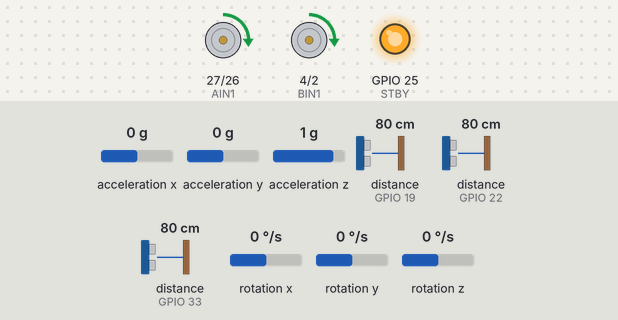
The program below on a simulated ESP32. Parts: motor-driver pin pairs drawn as motors (green arrow = first pin HIGH = forward, orange = second pin HIGH = backward, longer = more drive, scaled by the enable pin, stopped while the standby pin is LOW), output pins drawn as LEDs (lit = HIGH). The test bench sets the inputs (shaded band); at power-on: distance to the obstacle (sensors on GPIO 22, GPIO 19, GPIO 33) 80 cm, rotation z 0 °/s, acceleration x 0 g, acceleration y 0 g, acceleration z 1 g, rotation x 0 °/s, rotation y 0 °/s. The echo pulse lasts 58.3 µs per cm; nothing arrives over Bluetooth unless stated; what the program prints to the serial monitor is not drawn.

Above: at 2.3 s.
2.4 s: distance to the obstacle (sensor on GPIO 22) set to 22 cm
3.9 s: distance to the obstacle (sensor on GPIO 22) set to 17 cm
At 4.6 s:
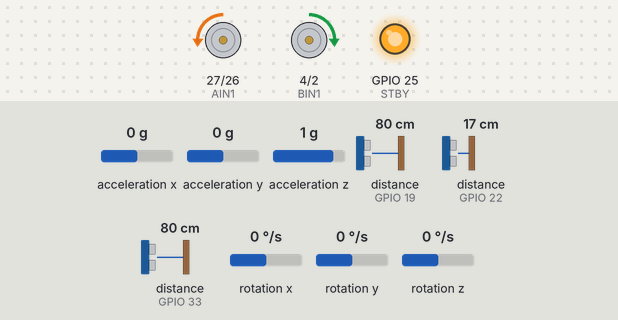
5.8 s: rotation z set to 15 °/s
10.6 s: rotation z set to 18 °/s
At 13.8 s:
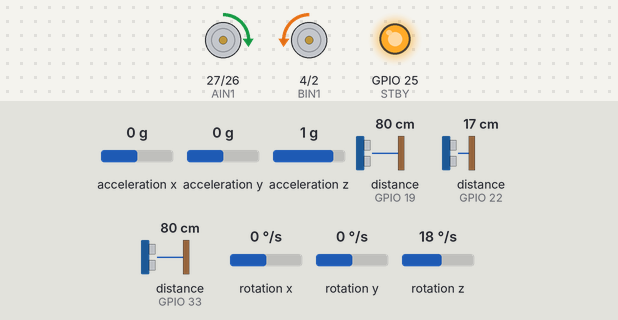
14.1 s: rotation z set to -19 °/s
18.9 s: rotation z set to -24 °/s
Timing chart, 0 to 22.0 s (numbered marks = the images above; inputs shaded):
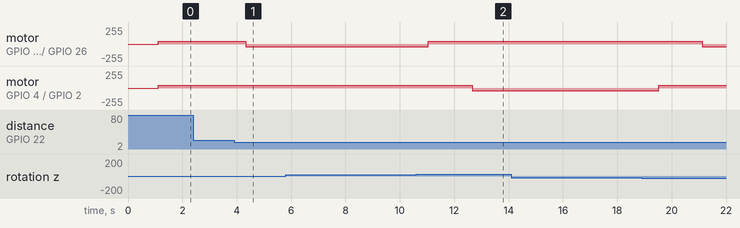

Measured:
- the behaviour switches between 20 and 19 cm on distance to the obstacle (sensor on GPIO 22) (found by bisection; images 0 and 1)
- the behaviour switches between 16 and 17 °/s on rotation z (found by bisection; images 1 and 2)
- after the input at 3.9 s, motor on GPIO 27 (AIN1) / GPIO 26 (AIN2): forward 40/255 → backward 40/255 after 0.44 s

The program:

main.cpp
```cpp
#include <Arduino.h>
#include <Wire.h>
#include <MPU6050.h>
#include <NewPing.h>
#include "BluetoothSerial.h"
#include <ArduinoJson.h>

// Bluetooth
BluetoothSerial serialBle;

// JSON Data
JsonDocument carData;

// Ultrasonic Sensor Pinout
#define TRIG_FRONT 23
#define ECHO_FRONT 22
#define TRIG_LEFT 32
#define ECHO_LEFT 33
#define TRIG_RIGHT 18
#define ECHO_RIGHT 19
#define MAX_DISTANCE 200

#define WALL_DISTANCE 20
#define CAR_SPEED 40
#define CAR_MOVE_DELAY 1600

NewPing sonarFront(TRIG_FRONT, ECHO_FRONT, MAX_DISTANCE);
NewPing sonarLeft(TRIG_LEFT, ECHO_LEFT, MAX_DISTANCE);
NewPing sonarRight(TRIG_RIGHT, ECHO_RIGHT, MAX_DISTANCE);

int frontDist, leftDist, rightDist;

MPU6050 mpu;

// Maze Setup
#define MAZE_SIZE 5
int goalX = 2, goalY = 1;
int startX = 0, startY = 4;

enum Direction {NORTH, EAST, SOUTH, WEST};
int dx[4] = {0, 1, 0, -1};
int dy[4] = {-1, 0, 1, 0};

// Maze wall data structure
struct Cell {
  bool walls[4] = {false, false, false, false}; // N, E, S, W
  bool visited = false;
};

Cell maze[MAZE_SIZE][MAZE_SIZE];


// Manhattan Matrix
int manhattan[MAZE_SIZE][MAZE_SIZE];

void generateManhattan() {
  for (int y = 0; y < MAZE_SIZE; y++) {
    for (int x = 0; x < MAZE_SIZE; x++) {
      manhattan[y][x] = abs(goalX - x) + abs(goalY - y);
    }
  }
}


// Sensor and wall mapping
Direction currentDir = NORTH;

Direction leftOf(Direction dir)  { return (Direction)((dir + 3) % 4); }
Direction rightOf(Direction dir) { return (Direction)((dir + 1) % 4); }
Direction backOf(Direction dir)  { return (Direction)((dir + 2) % 4); }


// Motor driver pins
int PWMA = 14, PWMB = 15;
int AIN1 = 27, AIN2 = 26;
int BIN1 = 4, BIN2 = 2;
int STBY = 25;

// PWM settings
const int freq = 15000;
const int resolution = 8; // 0-255
const int channelA = 1;
const int channelB = 2;

float yaw = 0;
unsigned long lastTime;

// Integrate gyro data to calculate yaw
void updateYaw()
{
  int16_t gx, gy, gz;
  mpu.getRotation(&gx, &gy, &gz);

  unsigned long now = millis();
  float dt = (now - lastTime) / 1000.0; // in seconds
  lastTime = now;

  float gz_dps = gz / 131.0; // convert to deg/sec
  yaw += gz_dps * dt;
}

void stopMotors()
{
  carData["move"] = "S";
  String data;
  serializeJson(carData, data);
  serialBle.println(data);
  ledcWrite(PWMA, 0);
  ledcWrite(PWMB, 0);
  digitalWrite(AIN1, LOW);
  digitalWrite(AIN2, LOW);
  digitalWrite(BIN1, LOW);
  digitalWrite(BIN2, LOW);
}

void turnRight90()
{
  carData["move"] = "R";
  String data;
  serializeJson(carData, data);
  serialBle.println(data);
  yaw = 0;
  lastTime = millis();
  // Begin slow right turn: Left motor forward, Right motor backward
  ledcWrite(PWMA, CAR_SPEED); // Low speed
  digitalWrite(AIN1, 0);
  digitalWrite(AIN2, 1);

  ledcWrite(PWMB, CAR_SPEED);
  digitalWrite(BIN1, 1);
  digitalWrite(BIN2, 0);

  while (yaw < 80)
  {
    updateYaw();
    Serial.print("Yaw: ");
    Serial.println(yaw);
    delay(2);
  }

  stopMotors();
}

void turnLeft90(){
  carData["move"] = "L";
  String data;
  serializeJson(carData, data);
  serialBle.println(data);
  yaw = 0;
  lastTime = millis();

  // Begin slow right turn: Left motor forward, Right motor backward
  ledcWrite(PWMA, CAR_SPEED); // Low speed
  digitalWrite(AIN1, 1);
  digitalWrite(AIN2, 0);

  ledcWrite(PWMB, CAR_SPEED);
  digitalWrite(BIN1, 0);
  digitalWrite(BIN2, 1);

  while (yaw > -80)
  {
    updateYaw();
    Serial.print("Yaw: ");
    Serial.println(yaw);
    delay(2);
  }
  stopMotors();
}


void moveForward()
{
  carData["move"] = "F";
  String data;
  serializeJson(carData, data);
  serialBle.println(data);
  digitalWrite(AIN1, HIGH);
  digitalWrite(AIN2, LOW);
  digitalWrite(BIN1, HIGH);
  digitalWrite(BIN2, LOW);
  ledcWrite(PWMA, CAR_SPEED); // Adjust speed
  ledcWrite(PWMB, CAR_SPEED);
}


// Recursive maze scanner
void scanMaze(int x, int y, Direction dir) {
  // Step 1: Boundary and visited check
  if (x < 0 || y < 0 || x >= MAZE_SIZE || y >= MAZE_SIZE) return; // Out of bounds
  if (maze[y][x].visited) return; // Already visited this cell

  maze[y][x].visited = true; // Mark this cell as visited

  // Step 2: Read ultrasonic sensor distances in cm
  frontDist = sonarFront.ping_cm();  // Distance in front of the robot
  leftDist  = sonarLeft.ping_cm();   // Distance on the left
  rightDist = sonarRight.ping_cm();  // Distance on the right

  // if any sensor reads distance close to MAX_DISTANCE, set it to MAX_DISTANCE
  if (frontDist >= MAX_DISTANCE - 10) frontDist = MAX_DISTANCE;
  if (leftDist  >= MAX_DISTANCE - 10) leftDist  = MAX_DISTANCE;
  if (rightDist >= MAX_DISTANCE - 10) rightDist = MAX_DISTANCE;

  // Step 3: Mark walls based on sensor readings
  // If wall detected in front, mark the wall in the current direction
  if (frontDist < WALL_DISTANCE) maze[y][x].walls[dir] = true;

  // If wall detected on the left, mark wall in direction to the left of current
  if (leftDist  < WALL_DISTANCE) maze[y][x].walls[leftOf(dir)] = true;

  // If wall detected on the right, mark wall in direction to the right of current
  if (rightDist < WALL_DISTANCE) maze[y][x].walls[rightOf(dir)] = true;

  // Step 4: Decide where to go next — based on unvisited neighbor with lowest Manhattan distance
  int minDist = 1000; // Start with a large number
  int nextDir = -1;   // Will store the direction to move next

  for (int i = 0; i < 4; i++) {
    int nx = x + dx[i]; // Neighbor's x
    int ny = y + dy[i]; // Neighbor's y

    // Skip out-of-bound neighbors
    if (nx < 0 || ny < 0 || nx >= MAZE_SIZE || ny >= MAZE_SIZE) continue;

    // Skip if wall exists in that direction
    if (maze[y][x].walls[i]) continue;

    // Skip already visited cells
    if (maze[ny][nx].visited) continue;

    // Choose the neighbor with the minimum Manhattan distance
    if (manhattan[ny][nx] < minDist) {
      minDist = manhattan[ny][nx];
      nextDir = i; // Save this direction to go next
    }
  }

  // Step 5: If a valid direction was found, move and recurse
  if (nextDir != -1) {
    // Calculate how much to turn from current direction to desired direction
    int diff = (nextDir - dir + 4) % 4;

    // Turn right 90 degrees
    if (diff == 1) turnRight90();
    // Turn left 90 degrees
    else if (diff == 3) turnLeft90();
    // Turn around (180 degrees)
    else if (diff == 2) {
      turnRight90(); delay(300); // First 90 degrees
      turnRight90();             // Second 90 degrees
    }

    // Move forward one cell
    moveForward(); delay(CAR_MOVE_DELAY);

    // Calculate new position after move
    int nx = x + dx[nextDir];
    int ny = y + dy[nextDir];

    // Recurse into the next cell
    scanMaze(nx, ny, (Direction)nextDir);

    // Step 6: Backtrack after recursion (return path)
    // Turn around to face back
    turnRight90(); delay(300);
    turnRight90();

    // Move back to previous cell
    moveForward(); delay(CAR_MOVE_DELAY);

    // Turn around again to resume original direction
    turnRight90(); delay(300);
    turnRight90();
  }
}


void setup()
{
  serialBle.begin("MazeRobot");
  delay(100);
  Serial.begin(115200);
  Wire.begin(17, 13); // <-- updated to your custom I2C pins

  // Motor pins
  pinMode(PWMA, OUTPUT);
  pinMode(PWMB, OUTPUT);
  pinMode(AIN1, OUTPUT);
  pinMode(AIN2, OUTPUT);
  pinMode(BIN1, OUTPUT);
  pinMode(BIN2, OUTPUT);
  pinMode(STBY, OUTPUT);

  digitalWrite(STBY, HIGH); // Enable the motor driver

  // Initialize PWM channels
  ledcAttachChannel(PWMA, freq, resolution, channelA);
  ledcAttachChannel(PWMB, freq, resolution, channelB);

  // MPU6050
  mpu.initialize();
  if (!mpu.testConnection())
  {
    Serial.println("MPU6050 connection failed");
    while (1)
      ;
  }

  // Calibrate - read initial yaw
  Serial.println("Calibrating...");
  delay(1000);
  yaw = 0;
  lastTime = millis();
}

void loop()
{
  scanMaze(startX, startY, currentDir);
}
```
